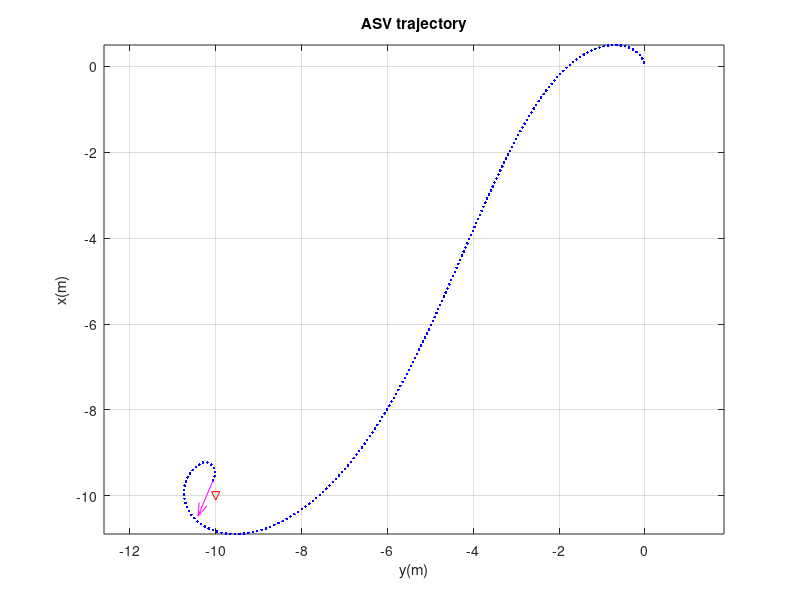

This figure's MATLAB source:
%% Initialize
clc ; clear ; close all ;

%% Ship specification
beam = 2.5 ;
thrustLimit = 800 ;

%% Initial ship condition
% Position in the Earth coordinate system
xEarth = 0 ;    
yEarth = 0 ;     
psi = 0 ;   

% Velocity in the body coordinate system 
uBody = 1 ;
vBody = 0 ;
r = 0 ;         % angular velocity is the same in the both coordinate system

% Velocity in the Earth coordinate system
uEarthX = uBody * cos(psi) ;        % Earth's x direction component of uBody
uEarthY = uBody * sin(psi) ;        % Earth's y direction component of uBody
vEarthX = - vBody * sin(psi) ;      % Earth's x direction component of vBody
vEarthY = vBody * cos(psi) ;        % Earth's y direction component of vBody

VEarthX = uEarthX + vEarthX ;       % Earth's x direction component of V(ship speed)
VEarthY = uEarthY + vEarthY ;       % Earth's y direction component of V(ship speed)

%% Target waypoint in the Earth coordinate system
xDestination = -10 ;
yDestination = -10 ;

%% Condition for simulation
time = 0 ;      % initial time
dt = 0.1 ;      % time step interval
reach = 0.5 ;      % reach criterion
isReached = false ;     % bool to check the ship reached the destination
xEarthHistory = [] ;    % container to draw trajectory 
yEarthHistory = [] ;    % container to draw trajectory


%% Simulation running till the ship reaches the destination
while ~isReached
    %% Advance direction angle error
    errorX = xDestination - xEarth ;        % error of x between the target and the ship
    errorY = yDestination - yEarth ;        % error of y between the target and the ship
    errorN = atan2(errorY, errorX) ;        
    
    %% P controller
    % input: angle error, output: control force
    pGain = 300 ;
    controlInputForce = pGain * errorN ;

    % Control force saturation. Control force(will be tau_N) is limited when it exceed the limit of thrust
    if controlInputForce > thrustLimit
        controlInputForce = (thrustLimit + thrustLimit) * beam / 2 ;
    elseif controlInputForce < - thrustLimit
        controlInputForce = -(thrustLimit + thrustLimit) * beam / 2 ;
    end
    
    %% Platform
    % input: control force, output: ship positoin
    % ** note that the surge is ingored in this probelm. (i.e., u is constant) **

    % Variables for the state-space equation of the ASV (Rank is reduced down due to the ingnored surge)
    systemMat = [0.0161, -0.0052; 8.2861, -0.9860] ;
    inputMat = [0.0002; 0.0307] ;
    velocityBodyMat = [vBody; r] ;     % Pack the ship velocity components
    tauN = controlInputForce ;

    % Ship acceleration from the state-space equation
    acclerationBodyMat = systemMat * velocityBodyMat + inputMat * tauN ;

    % New ship velocity from the ship acceleration
    velocityBodyMat = [uBody; 
                       velocityBodyMat + acclerationBodyMat * dt] ;      % velocity from the integration of acceleration
                    
    uBody = velocityBodyMat(1) ;       % unpack
    vBody = velocityBodyMat(2) ;       % unpack
    r = velocityBodyMat(3) ;           % unapck
    
    % New ship position from the new ship velocity
    psi = r * dt ;          
    
        % Transformation of the coordinate system form the body tp the Earth
    uEarthX = uBody * cos(psi) ;        % Earth's x direction component of uBody
    uEarthY = uBody * sin(psi) ;        % Earth's y direction component of uBody
    vEarthX = - vBody * sin(psi) ;      % Earth's x direction component of vBody
    vEarthY = vBody * cos(psi) ;        % Earth's y direction component of vBody
    
    VEarthX = uEarthX + vEarthX ;       % Earth's x direction component of V(ship speed)
    VEarthY = uEarthY + vEarthY ;       % Earth's y direction component of V(ship speed)
    
    xEarth = xEarth + VEarthX * dt ;
    yEarth = yEarth + VEarthY * dt ;
   
    %% Visualization
    % Genrate trajectory matrix
    xEarthHistory(end+1) = xEarth ;
    yEarthHistory(end+1) = yEarth ;
    
    shipPositionFig = figure(1) ;
    figure(shipPositionFig) ;
    
    % Draw
    plot(yEarthHistory, xEarthHistory, '.b') ;      % trajectory
    hold on ;
    plot(yDestination, xDestination, 'vr') ;        % destination
    quiver(yEarth, xEarth, VEarthY, VEarthX, 'm') ; % velocity vector
%     quiver(yEarth, xEarth, errorY, errorX, 'c') ;   % the vector from the ship to destination
    hold off ;
    
    % Figure configuration
    title('ASV trajectory') ;
    xlabel('y(m)') ;
    ylabel('x(m)') ;
    grid on ;
    pbaspect([1 1 1])
    axis equal

    %% Termination check
    errorDistance = sqrt(errorX^2 + errorY^2) ;      
    if errorDistance < reach
        isReached = true ;
    end
    
    %% Record the time
    time = time + dt ;
    
    %% Print out the state
    fprintf('time: %.2f sec, distnace error: %.2f m\n', time, errorDistance') ;
end
